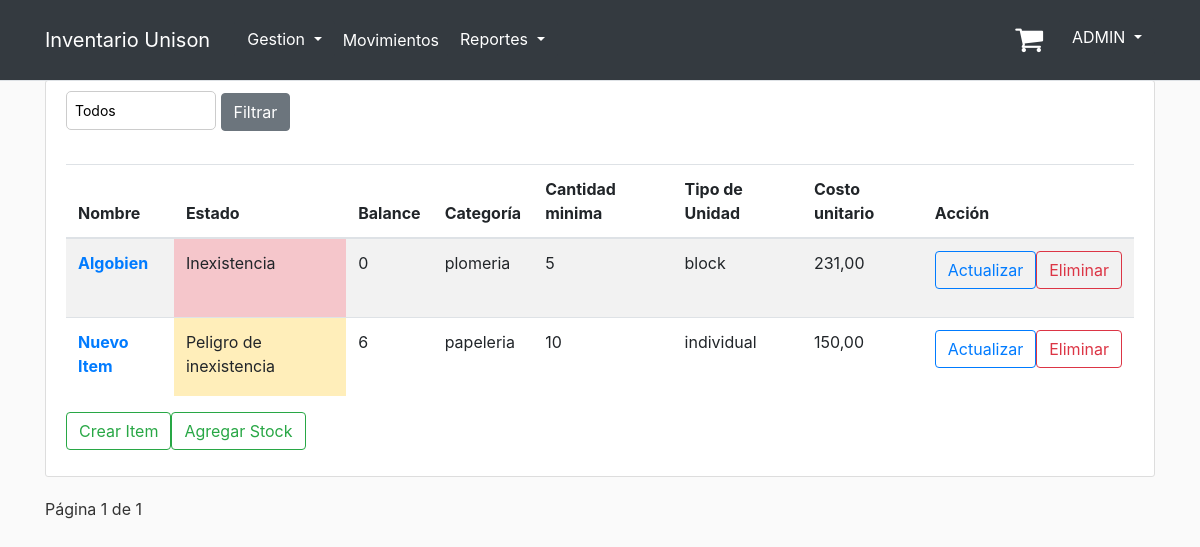
Before: /manage_items/ (signed in) with the older database file.
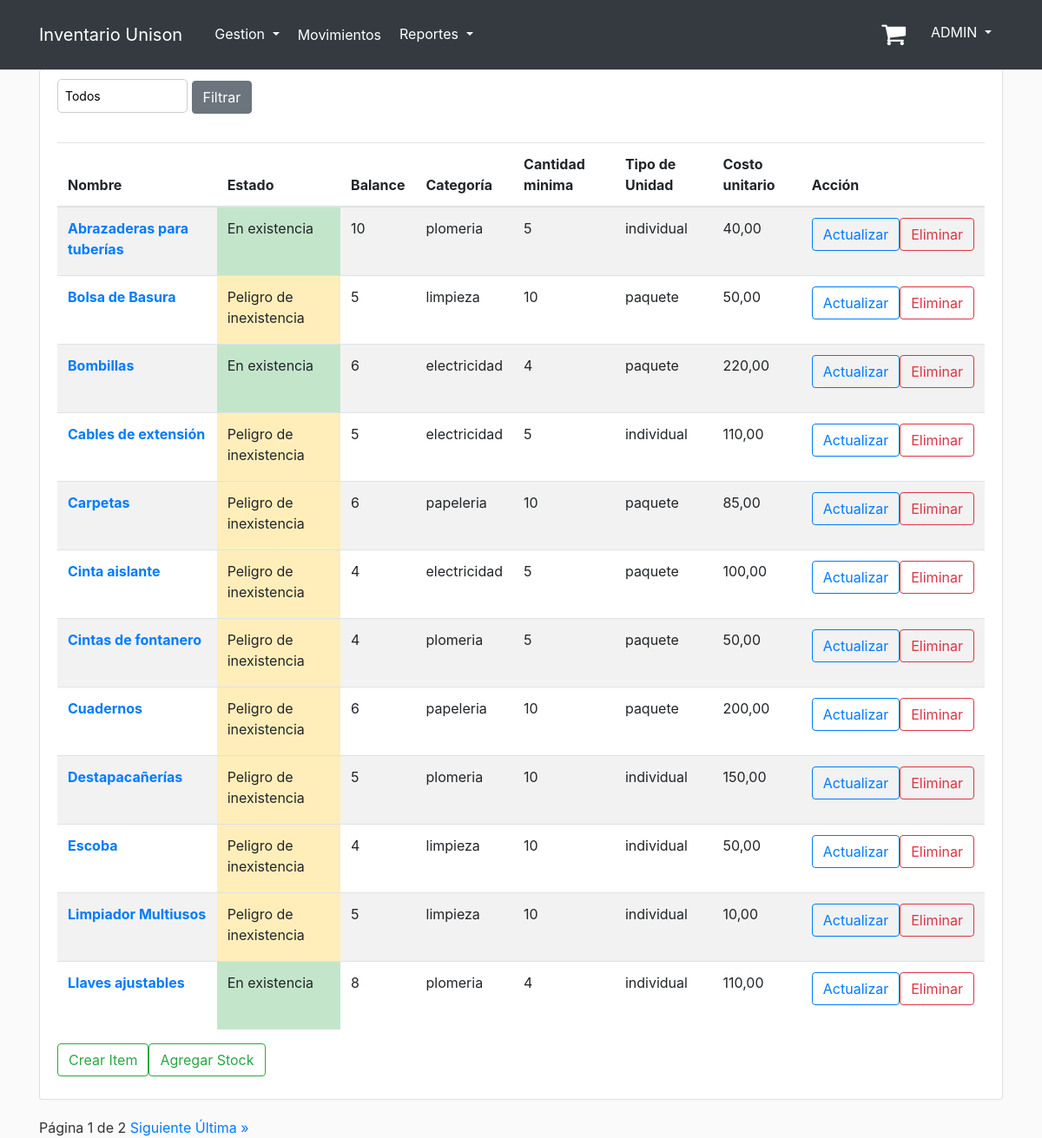
After: the same page with the newer database file.
### inventory/models.py (models this page shows, shortened)
class Item(models.Model):
    CATEGORY_CHOICES = [
        ('papeleria', 'Papelería'),
        ('limpieza', 'Limpieza'),
        ('plomeria', 'Plomería'),
        ('electricidad', 'Electricidad'),
    ]
    UNIT_CHOICES = [
        ('paquete', 'Paquete'),
        ('block', 'Block'),
        ('individual', 'Individual'),
        ('caja', 'Caja'),
    ]
    name = models.CharField(max_length=255)
    image = models.ImageField(default='default_item.jpg', upload_to='item_pics')
    sku = models.DecimalField(max_digits=10, decimal_places=0, unique=True)
    category = models.CharField(max_length=20, choices=CATEGORY_CHOICES)
    description = models.TextField()
    unit_type = models.CharField(max_length=20, choices=UNIT_CHOICES)
    unit_price = models.DecimalField(max_digits=10, decimal_places=2)
    stock = models.IntegerField(default=0)
    low_stock_threshold = models.IntegerField(default=10)
    unison = models.BooleanField(default=True)

### inventory/views.py (the view)
# urls.py: path('manage_items/', views.manage_items, name='manage_items'),
@staff_member_required
def manage_items(request):
    items = Item.objects.all().order_by('name')
    categories = items.values_list('category', flat=True).distinct()
    selected_category = request.GET.get('category')
    if selected_category:
        items = items.filter(category=selected_category)
    items_per_page = 12
    paginator = Paginator(items, items_per_page)
    page = request.GET.get('page')
    try:
        items = paginator.page(page)
    except PageNotAnInteger:
        items = paginator.page(1)
    except EmptyPage:
        items = paginator.page(paginator.num_pages)
    context = {
        'title': 'Gestion de articulos',
        'items': items,
        'categories' : categories,
        'selected_category' : selected_category,
    }
    return render(request, 'inventory/manage_items.html', context)

### inventory/templates/inventory/manage_items.html (shortened to what this page needs)
{% extends "base.html" %}
{% block content %}
    <div class="content-section">
            <form method="GET" action="">
            <div class="styled-select">
                <select name="category" id="category">
                    <option value="" {% if not selected_category %} selected {% endif %}>Todos</option>
                </select>
            </div>
            <button class="btn btn-secondary" type="submit" value="Filter">Filtrar</button>
        </form>
        <br>
        <table class="table table-striped">
            <thead>
            <tr>
                <th scope="col">Nombre</th>
                <th scope="col">Estado</th>
                <th scope="col">Balance</th>
                <th scope="col">Categoría</th>
                <th scope="col">Cantidad minima</th>
                <th scope="col">Tipo de Unidad</th>
                <th scope="col">Costo unitario</th>
                <th scope="col">Acción</th>
            </tr>
            </thead>
            <tbody>
            {% for item in items %}
                <tr>
                    <th scope="row">
                        <a href="{% url 'display_item' item.id %}">{{ item.name }}</a>
                    </th>
                    {% if item.stock == 0 %}
                        <td class="table-danger">Inexistencia</td>
                    {% else %}
                        {% if item.stock <= item.low_stock_threshold %}
                            <td class="table-warning">Peligro de inexistencia</td>
                        {% else %}
                            <td class="table-success">En existencia</td>
                        {% endif %}
                    {% endif %}
                    <td> {{ item.stock }}</td>
                    <td> {{ item.category }}</td>
                    <td> {{ item.low_stock_threshold }}</td>
                    <td> {{ item.unit_type }}</td>
                    <td> {{ item.unit_price }}</td>
                    <td>
                        <div class="form-group">
                            <div class="btn-group" role="group">
                                <form method="get" action="{% url 'update_item' item.id %}">
                                    <button class="btn btn-outline-primary" type="submit">Actualizar</button>
                                </form>
                                <form method="get" action="{% url 'delete_item' item.id %}">
                                    <button class="btn btn-outline-danger" onclick="return confirmDelete();"
                                            type="submit">
                                        Eliminar
                                    </button>
                                </form>
                            </div>
                        </div>
                    </td>
                </tr>
            {% endfor %}
            </tbody>
        </table>
        <div class="form-group">
            <div class="btn-group" role="group">
                <form method="get" action="{% url 'create_item' %}">
                    <button class="btn btn-outline-success" type="submit">Crear Item</button>
                </form>
                <form method="get" action="{% url 'add_stock' %}">
                    <button class="btn btn-outline-success" type="submit">
                        Agregar Stock
                    </button>
                </form>
            </div>
        </div>
    </div>
    <div class="pagination">
    <span class="step-links">
        <span class="current">
            Página {{ items.number }} de {{ items.paginator.num_pages }}
        </span>
        {% if items.has_next %}
            <a href="?page={{ items.next_page_number }}">Siguiente</a>
            <a href="?page={{ items.paginator.num_pages }}">Última &raquo;</a>
        {% endif %}
    </span>
    </div>
{% endblock content %}

Changed rows visible on the page:
removed Item: name "Algobien", shows "Inexistencia", stock "0", category "plomeria", low_stock_threshold "5", unit_type "block", unit_price "231,00"
removed Item: name "Nuevo Item", shows "Peligro de inexistencia", stock "6", category "papeleria", low_stock_threshold "10", unit_type "individual", unit_price "150,00"
added Item: name "Abrazaderas para tuberías", shows "En existencia", stock "10", category "plomeria", low_stock_threshold "5", unit_type "individual", unit_price "40,00"
added Item: name "Bolsa de Basura", shows "Peligro de inexistencia", stock "5", category "limpieza", low_stock_threshold "10", unit_type "paquete", unit_price "50,00"
added Item: name "Bombillas", shows "En existencia", stock "6", category "electricidad", low_stock_threshold "4", unit_type "paquete", unit_price "220,00"
added Item: name "Cables de extensión", shows "Peligro de inexistencia", stock "5", category "electricidad", low_stock_threshold "5", unit_type "individual", unit_price "110,00"
added Item: name "Carpetas", shows "Peligro de inexistencia", stock "6", category "papeleria", low_stock_threshold "10", unit_type "paquete", unit_price "85,00"
added Item: name "Cinta aislante", shows "Peligro de inexistencia", stock "4", category "electricidad", low_stock_threshold "5", unit_type "paquete", unit_price "100,00"
added Item: name "Cintas de fontanero", shows "Peligro de inexistencia", stock "4", category "plomeria", low_stock_threshold "5", unit_type "paquete", unit_price "50,00"
added Item: name "Cuadernos", shows "Peligro de inexistencia", stock "6", category "papeleria", low_stock_threshold "10", unit_type "paquete", unit_price "200,00"
added Item: name "Destapacañerías", shows "Peligro de inexistencia", stock "5", category "plomeria", low_stock_threshold "10", unit_type "individual", unit_price "150,00"
added Item: name "Escoba", shows "Peligro de inexistencia", stock "4", category "limpieza", low_stock_threshold "10", unit_type "individual", unit_price "50,00"
added Item: name "Limpiador Multiusos", shows "Peligro de inexistencia", stock "5", category "limpieza", low_stock_threshold "10", unit_type "individual", unit_price "10,00"
added Item: name "Llaves ajustables", shows "En existencia", stock "8", category "plomeria", low_stock_threshold "4", unit_type "individual", unit_price "110,00"
Other visible differences:
{{ items.paginator.num_pages }}: "1" → "2"
text now shown: "Siguiente Última »"
